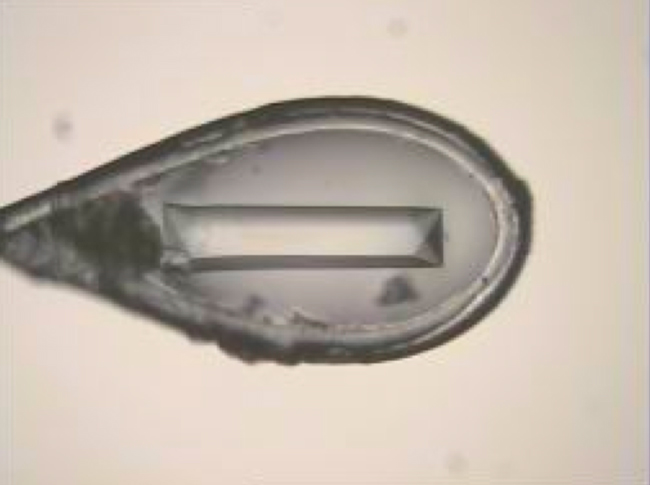
#> input picture mxcubecore/HardwareObjects/mockup/sample.jpg, 650 x 485 px
$ python -i AutoMesh.py   (imports and definitions only)   (Python 2 division)   (older library calls are emulated)
#> lines starting #> are read from the running program, lines starting #| are printed output that depends on the picture; after the words box and inside, x2 and y2 are one past the last pixel; in counts of white or black regions, pixels touching at a corner belong together
# coding: utf-8
# /*##########################################################################
# Copyright (C) 2017 European Synchrotron Radiation Facility
#
# Permission is hereby granted, free of charge, to any person obtaining a copy
# of this software and associated documentation files (the "Software"), to deal
# in the Software without restriction, including without limitation the rights
# to use, copy, modify, merge, publish, distribute, sublicense, and/or sell
# copies of the Software, and to permit persons to whom the Software is
# furnished to do so, subject to the following conditions:
#
# The above copyright notice and this permission notice shall be included in
# all copies or substantial portions of the Software.
#
# THE SOFTWARE IS PROVIDED "AS IS", WITHOUT WARRANTY OF ANY KIND, EXPRESS OR
# IMPLIED, INCLUDING BUT NOT LIMITED TO THE WARRANTIES OF MERCHANTABILITY,
# FITNESS FOR A PARTICULAR PURPOSE AND NONINFRINGEMENT. IN NO EVENT SHALL THE
# AUTHORS OR COPYRIGHT HOLDERS BE LIABLE FOR ANY CLAIM, DAMAGES OR OTHER
# LIABILITY, WHETHER IN AN ACTION OF CONTRACT, TORT OR OTHERWISE, ARISING FROM,
# OUT OF OR IN CONNECTION WITH THE SOFTWARE OR THE USE OR OTHER DEALINGS IN
# THE SOFTWARE.
#
# ############################################################################*/
import pylab
import matplotlib.pyplot as pyplot
"""
Workflow library module for grid / mesh
"""

__author__ = "Olof Svensson"
__contact__ = "svensson@esrf.eu"
__copyright__ = "ESRF, 2017"
__updated__ = "2017-06-23"


import os
import numpy
import logging
import scipy.misc
import scipy.ndimage

import matplotlib
# [3 lines not run here, left out]


# [135 lines left out: functions getAutoMesh, autoMesh, not called in this run]


def subtractBackground(image, backgroundImage):
    return numpy.abs(image - backgroundImage)


def filterDifferenceImage(differenceImage, thresholdValue=30):
    """
    First applies a threshold of default value 30. Then erodes the image twice, and then dilates the
    image twice.
    """
    thresholdValue = 30
    binaryImage = (differenceImage >= thresholdValue)
    filteredImage = scipy.ndimage.morphology.binary_erosion(
        binaryImage).astype(binaryImage.dtype)
    filteredImage = scipy.ndimage.morphology.binary_erosion(
        filteredImage).astype(binaryImage.dtype)
    filteredImage = scipy.ndimage.morphology.binary_dilation(
        filteredImage).astype(binaryImage.dtype)
    filteredImage = scipy.ndimage.morphology.binary_dilation(
        filteredImage).astype(binaryImage.dtype)
    return filteredImage


# [354 lines left out: functions loopExam, checkForCorrelatedImages, findOptimalMesh, plot_img, plotMesh, gridInfoToPixels and 4 more, not called in this run]

>>> import cv2
>>> picture = cv2.imread('mockup/sample.jpg', cv2.IMREAD_GRAYSCALE)
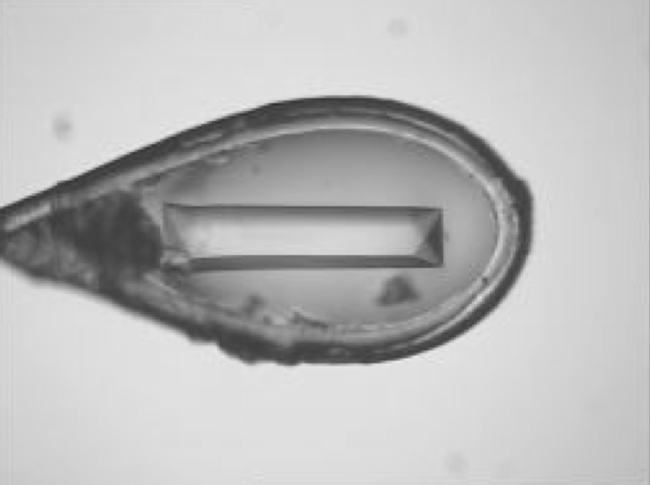
#> picture: shape (485, 650); min 43, max 237, mean 185
>>> result = filterDifferenceImage(picture)
#> in filterDifferenceImage, `binaryImage = (differenceImage >= thresholdValue)`: binaryImage: shape (485, 650) bool; every value is 1
#> in filterDifferenceImage, `filteredImage = scipy.ndimage.morphology.binary_erosion( binaryImage)...`:
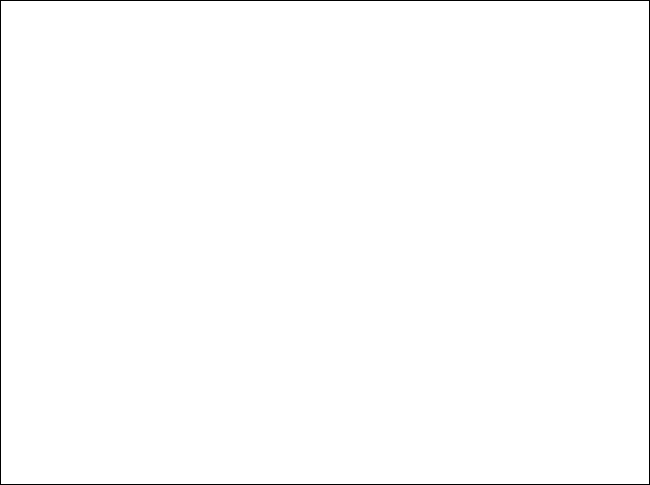
#> filteredImage: shape (485, 650) bool; 99.3% white; black in thin lines or dots
#> in filterDifferenceImage, `filteredImage = scipy.ndimage.morphology.binary_erosion( filteredImage..`:
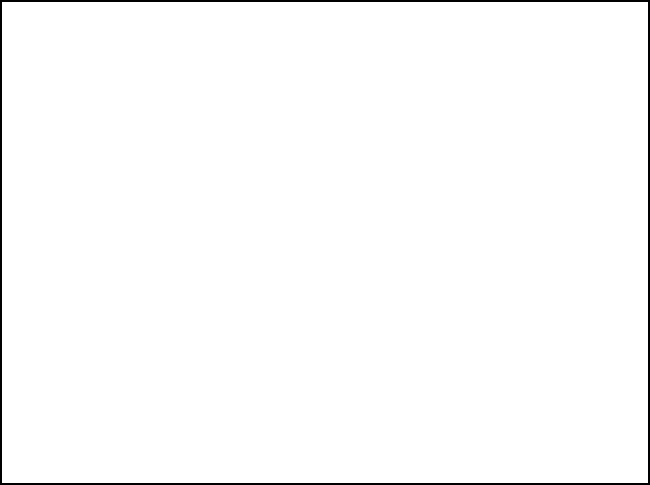
#> filteredImage: shape (485, 650) bool; 98.6% white; 1 black region, box (x1, y1, x2, y2) and area: (0, 0, 650, 485) 4524
#> in filterDifferenceImage, `filteredImage = scipy.ndimage.morphology.binary_dilation( filteredImag..`: filteredImage: shape (485, 650) bool; 99.3% white; black in thin lines or dots
#> in filterDifferenceImage, `filteredImage = scipy.ndimage.morphology.binary_dilation( filteredImag..`:
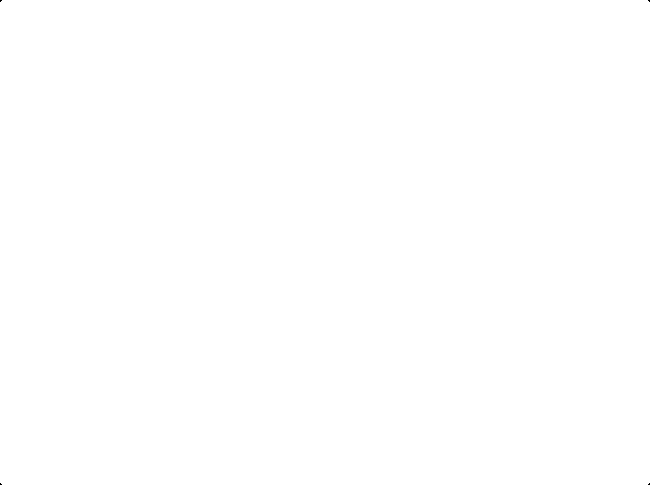
#> filteredImage: shape (485, 650) bool; 100% white; black in thin lines or dots
